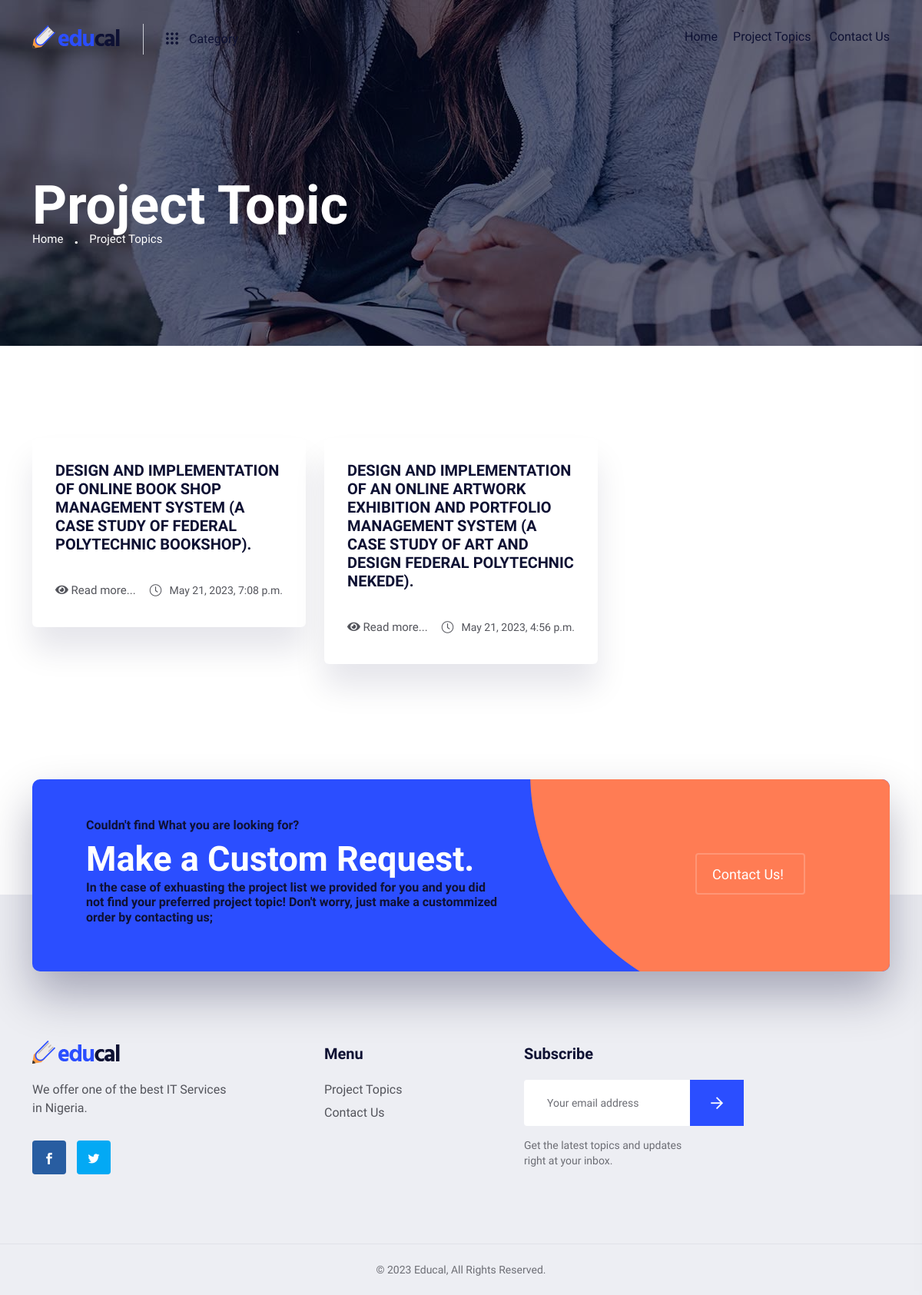
Page /topics/ on the committed database.
### proposal/models.py (models this page shows, shortened)
class Proposal(models.Model):
    topic=models.CharField(max_length=2500, null=True)
    slug=models.SlugField(max_length=255, null=True)
    motivation=RichTextUploadingField(blank=True,null=True)
    introduction=RichTextUploadingField(blank=True,null=True)
    background_of_study=RichTextUploadingField(blank=True,null=True)
    statement_of_problem=RichTextUploadingField(blank=True,null=True)
    aim_and_objective_of_the_study=RichTextUploadingField(blank=True,null=True)
    methodology=RichTextUploadingField(blank=True,null=True)
    software_developement_tools=RichTextUploadingField(blank=True,null=True)
    scope_of_the_study=RichTextUploadingField(blank=True,null=True)
    significance_of_the_study=RichTextUploadingField(blank=True,null=True)
    project_topic_views=models.IntegerField(default=0)
    date_added= models.DateTimeField(auto_now_add=True)
    class Meta:
        ordering = ['-date_added']

### proposal/views.py (the view)
# urls.py: path('topics/', views.topics,name="topics"),
def topics(request):
    posts=Proposal.objects.order_by('-date_added')
    paginator = Paginator(posts, 6)
    page = request.GET.get('page')
    users = paginator.get_page(page)
    context={'posts':users}
    return render(request,'topics.html',context)

### proposal/templates/topics.html (shortened to what this page needs)
{% extends 'base.html' %}
{% block content %}
{% load static %}
 <section class="page__title-area page__title-height page__title-overlay d-flex align-items-center" data-background="{% static 'assets/img/page-title/page-title-2.jpg' %}">
    <div class="container">
       <div class="row">
          <div class="col-xxl-12">
             <div class="page__title-wrapper mt-110">
                <h3 class="page__title">Project Topic</h3>
                <nav aria-label="breadcrumb">
                   <ol class="breadcrumb">
                      <li class="breadcrumb-item"><a href="{% url 'home' %}">Home</a></li>
                      <li class="breadcrumb-item active" aria-current="page">Project Topics</li>
                   </ol>
                </nav>
             </div>
          </div>
       </div>
    </div>
 </section>
 <section class="blog__area pt-120 pb-120">
    <div class="container">
       <div class="row">
        <div class="col-xxl-8 col-xl-8 col-lg-8">
            <div class="row">
                {% for post in posts %}
               <div class="col-xxl-6 col-xl-6 col-lg-6 col-md-6">
                  <div class="blog__wrapper">
                     <div class="blog__item white-bg mb-30 transition-3 fix">
                        <div class="blog__content">
                           <h3 class="blog__title"><a href="{% url 'details' post.slug %}">{{post.topic}}
                            </a></h3>
                           <div class="blog__meta d-flex align-items-center justify-content-between">
                              <div class="blog__author d-flex align-items-center">
                                 <div class="blog__author-info">
                                    <h5><a href="{% url 'details' post.slug %}"><i class="fa fa-eye"></i> Read more...</a></h5>
                                 </div>
                              </div>
                              <div class="blog__date d-flex align-items-center">
                                 <i class="fal fa-clock"></i>
                                 <span>{{post.date_added}}</span>
                              </div>
                           </div>
                        </div>
                     </div>
                  </div>
               </div>
               {% endfor %}
            </div>
            </div>
        </div>
</div>
 </section>
 <section class="cta__area mb--100">
    <div class="container">
       <div class="cta__inner cta__inner-2 blue-bg fix">
          <div class="cta__shape">
             <img src="{% static 'assets/img/cta/cta-shape.png' %}" alt="">
          </div>
          <div class="row align-items-center">
             <div class="col-xxl-7 col-xl-7 col-lg-7 col-md-6">
                <div class="cta__content">
                    <h5>Couldn't find What you are looking for?</h5>
                   <h3 class="cta__title">Make a Custom Request.</h3>
                   <h5 >In the case of exhuasting the project list we provided for you and you did not find your preferred project topic! Don't worry, just make a custommized order by contacting us;</h5>
                </div>
             </div>
             <div class="col-xxl-5 col-xl-5 col-lg-5 col-md-6">
                <div class="cta__apps d-lg-flex justify-content-end p-relative z-index-1">
                   <a target="_blank" href="#" class="mr-10">Contact Us!</a>
                </div>
             </div>
          </div>
       </div>
    </div>
 </section>
{% endblock content %}

### proposal/templates/base.html (shortened to what this page needs)
{% load static %}
<!doctype html>
<html class="no-js" lang="zxx">
<head>
      <link rel="stylesheet" href="{% static 'assets/css/preloader.css' %}">
      <link rel="stylesheet" href="{% static 'assets/css/bootstrap.min.css' %}">
      <link rel="stylesheet" href="{% static 'assets/css/meanmenu.css' %}">
      <link rel="stylesheet" href="{% static 'assets/css/animate.min.css' %}">
      <link rel="stylesheet" href="{% static 'assets/css/owl.carousel.min.css' %}">
      <link rel="stylesheet" href="{% static 'assets/css/swiper-bundle.css' %}">
      <link rel="stylesheet" href="{% static 'assets/css/backToTop.css' %}">
      <link rel="stylesheet" href="{% static 'assets/css/jquery.fancybox.min.css' %}">
      <link rel="stylesheet" href="{% static 'assets/css/fontAwesome5Pro.css' %}">
      <link rel="stylesheet" href="{% static 'assets/css/elegantFont.css' %}">
      <link rel="stylesheet" href="{% static 'assets/css/default.css' %}">
      <link rel="stylesheet" href="{% static 'assets/css/style.css' %}">
   </head>
   <body>
    {% include 'header.html' %}
    {% block content %}
    {% endblock content %}
    {% include 'footer.html' %}
       </body>
    </html>

### proposal/templates/header.html (shortened to what this page needs)
{% load static %}
<header>
    <div id="header-sticky" class="header__area header__transparent header__padding-2">
       <div class="container">
          <div class="row align-items-center">
             <div class="col-xxl-3 col-xl-3 col-lg-4 col-md-2 col-sm-4 col-6">
                <div class="header__left d-flex">
                   <div class="logo">
                      <a href="{% url 'home' %}">
                         <img src="{% static 'assets/img/logo/logo.png' %}" alt="logo">
                      </a>
                   </div>
                   <div class="header__category d-none d-lg-block">
                      <nav>
                         <ul>
                            <li>
                               <a href="course-grid.html" class="cat-menu d-flex align-items-center">
                                  <div class="cat-dot-icon d-inline-block">
                                  </div>
                                  <span>Category</span>
                               </a>
                            </li>
                         </ul>
                      </nav>
                   </div>
                </div>
             </div>
             <div class="col-xxl-9 col-xl-9 col-lg-8 col-md-10 col-sm-8 col-6">
                <div class="header__right d-flex justify-content-end align-items-center">
                   <div class="main-menu main-menu-2">
                      <nav id="mobile-menu">
                         <ul>
                            <li>
                               <a href="{% url 'home' %}">Home</a>
                            <li>
                               <a href="{% url 'topics' %}">Project Topics</a>
                            </li>
                            <li>
                               <a href="{% url 'contact' %}">Contact Us</a>
                            </li>
                         </ul>
                      </nav>
                   </div>
                </div>
             </div>
          </div>
       </div>
    </div>
 </header>

### proposal/templates/footer.html (shortened to what this page needs)
{% load static %}
         <footer>
            <div class="footer__area grey-bg-2">
               <div class="footer__top pt-190 pb-40">
                  <div class="container">
                     <div class="row">
                        <div class="col-xxl-3 col-xl-3 col-lg-3 col-md-4 col-sm-6">
                           <div class="footer__widget mb-50">
                              <div class="footer__widget-head mb-22">
                                 <div class="footer__logo">
                                    <a href="{% url 'home' %}">
                                       <img src="{% static 'assets/img/logo/logo.png' %}" alt="">
                                    </a>
                                 </div>
                              </div>
                              <div class="footer__widget-body footer__widget-body-2">
                                 <p>We offer one of the best IT Services in Nigeria.</p>
                                 <div class="footer__social">
                                    <ul>
                                       <li><a href="#"><i class="social_facebook"></i></a></li>
                                       <li><a href="#" class="tw"><i class="social_twitter"></i></a></li>
                                    </ul>
                                 </div>
                              </div>
                           </div>
                        </div>
                        <div class="col-xxl-2 offset-xxl-1 col-xl-2 offset-xl-1 col-lg-3 offset-lg-0 col-md-2 offset-md-1 col-sm-5 offset-sm-1">
                           <div class="footer__widget mb-50">
                              <div class="footer__widget-head mb-22">
                                 <h3 class="footer__widget-title footer__widget-title-2">Menu</h3>
                              </div>
                              <div class="footer__widget-body">
                                 <div class="footer__link footer__link-2">
                                    <ul>
                                       <li><a href="{% url 'topics' %}">Project Topics</a></li>
                                       <li><a href="{% url 'contact' %}">Contact Us</a></li>
                                    </ul>
                                 </div>
                              </div>
                           </div>
                        </div>
                        <div class="col-xxl-4 col-xl-4 col-lg-4 col-md-5 col-sm-6">
                           <div class="footer__widget footer__pl-70 mb-50">
                              <div class="footer__widget-head mb-22">
                                 <h3 class="footer__widget-title footer__widget-title-2">Subscribe</h3>
                              </div>
                              <div class="footer__widget-body">
                                 <div class="footer__subscribe footer__subscribe-2">
                                    <form action="#">
                                       <div class="footer__subscribe-input mb-15">
                                          <input type="email" placeholder="Your email address">
                                          <button type="submit">
                                             <i class="far fa-arrow-right"></i>
                                          </button>
                                       </div>
                                    </form>
                                    <p>Get the latest topics and updates right at your inbox.</p>
                                 </div>
                              </div>
                           </div>
                        </div>
                     </div>
                  </div>
               </div>
               <div class="footer__bottom footer__bottom-2">
                  <div class="container">
                     <div class="row">
                        <div class="col-xxl-12">
                           <div class="footer__copyright footer__copyright-2 text-center">
                              <p>© 2023 Educal, All Rights Reserved.</p>
                           </div>
                        </div>
                     </div>
                  </div>
               </div>
            </div>
         </footer>

### static/assets/css/default.css (style rules this page uses)
.mt-110 { margin-top:110px }
.mb-15 { margin-bottom:15px }
.mb-30 { margin-bottom:30px }
.mb-50 { margin-bottom:50px }
.mr-10 { margin-right:10px }
.pt-120 { padding-top:120px }
.pt-190 { padding-top:190px }
.pb-40 { padding-bottom:40px }
.pb-120 { padding-bottom:120px }

### rows in the picture
Proposal: topic "DESIGN AND IMPLEMENTATION OF ONLINE BOOK SHOP MANAGEMENT SYSTEM (A CASE STUDY OF FEDERAL POLYTECHNIC BOOKSHOP).", date_added "May 21, 2023, 7:08 p.m."
Proposal: topic "DESIGN AND IMPLEMENTATION OF AN ONLINE ARTWORK EXHIBITION AND PORTFOLIO MANAGEMENT SYSTEM (A CASE STUDY OF ART AND DESIGN FEDERAL POLYTECHNIC NEKEDE).", date_added "May 21, 2023, 4:56 p.m."
